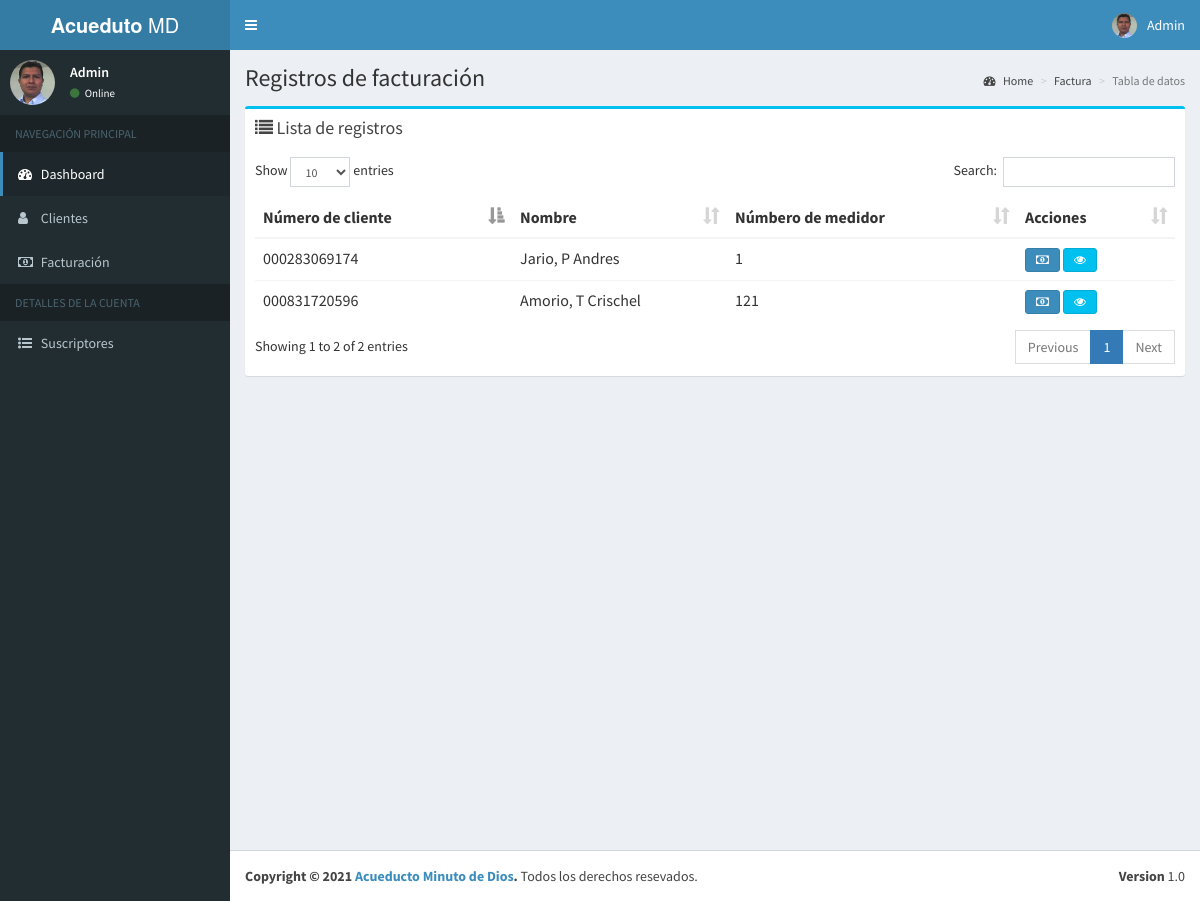
Screenshot of /admin/bill.php (signed in) with the database file from the repository.
### tables this page shows
CREATE TABLE `tblclientuser` (
  `id` int(10) NOT NULL,
  `username` varchar(50) NOT NULL,
  `password` varchar(60) NOT NULL,
  `clientID` varchar(60) NOT NULL,
  `acc_status` int(11) NOT NULL,
  `role` varchar(100) NOT NULL,
  `created_on` date NOT NULL,
  `name` varchar(100) NOT NULL
);

CREATE TABLE `tblclient` (
  `id` int(10) NOT NULL,
  `cnumber` varchar(250) NOT NULL,
  `lname` varchar(60) NOT NULL,
  `fname` varchar(60) NOT NULL,
  `mi` varchar(2) NOT NULL,
  `address` varchar(60) NOT NULL,
  `contact` varchar(15) NOT NULL,
  `created_on` varchar(100) NOT NULL,
  `status` int(11) NOT NULL,
  `meternum` varchar(100) NOT NULL,
  `todate` varchar(100) NOT NULL
);

### admin/includes/session.php (called while the page is built, shortened)
<?php
	include 'conn.php';
	$sql = "SELECT * FROM tblclientuser WHERE id = '".$_SESSION['userid']."'";
	$query = $conn->query($sql);
	$user = $query->fetch_assoc();
?>

### admin/bill.php (the view, shortened to what this page needs)
	<?php include "includes/header.php";?>
  <body class="skin-blue sidebar-mini">
    <div class="wrapper">
	 <?php include "includes/topnavbar.php";?>
	<?php include "includes/sidebar.php";?>
      <div class="content-wrapper">
        <section class="content-header">
          <h1>
          Registros de facturación
          </h1>
          <ol class="breadcrumb">
            <li><a href="#"><i class="fa fa-dashboard"></i> Home</a></li>
            <li><a href="#">Factura</a></li>
            <li class="active">Tabla de datos</li>
          </ol>
        </section>
        <section class="content">
           <div class="row">
            <div class="col-xs-12">
               <div class="box box-info">
                <div class="box-header">
                  <h3 class="box-title"><i class="fa fa-list"></i> Lista de registros</h3>
                </div>
                <div class="box-body table-responsive">
                  <table id="example1" class="table table-hover">
                    <thead>
                      <tr>
                        <th>Número de cliente</th>
                        <th>Nombre</th>
                        <th>Númbero de medidor</th>
                        <th>Acciones</th>
                      </tr>
                    </thead>
                    <tbody>
				        <?php
						$sql = "SELECT * FROM tblclient";
						$query = $conn->query($sql);
						while($row = $query->fetch_assoc()){
						?>
                        <tr>
							<td><?php echo $row['cnumber']; ?></td>
						    <td><?php echo $row['lname'].', '.$row['mi'].' '.$row['fname']; ?>	</td>
							<td><?php echo $row['meternum']; ?></td>
							<td>
							<a href="billPayment.php?q=<?php echo $row['cnumber']; ?>" class="btn btn-primary btn-sm"><span class="fa fa-money"></span></a>
						    <a href="viewBill.php?q=<?php echo $row['cnumber']; ?>" class="btn btn-info btn-sm"><i class="fa fa-eye"></i></a>
						  </td>
						  </tr>
						  <?php
						}
					  ?>
					</tbody>
                  </table>
                </div>
              </div>
            </div>
          </div>
        </section>
      </div>
     <?php require_once "includes/footer.php";?>
    </div>
  </body>
</html>

### admin/includes/topNavbar.php (shortened to what this page needs)
<header class="main-header">
    <a href="#" class="logo">
      <span class="logo-lg"><b>Acueduto</b> MD</span>
    </a>
    <nav class="navbar navbar-static-top" role="navigation">
      <a href="#" class="sidebar-toggle" data-toggle="offcanvas" role="button">
      </a>
      <div class="navbar-custom-menu">
        <ul class="nav navbar-nav">
          <li class="dropdown user user-menu">
            <a href="#" class="dropdown-toggle" data-toggle="dropdown">
              <img src="../dist/img/user0-128x128.jpg" class="user-image" alt="User Image" />
              <span class="hidden-xs"><?php echo $user['role'];?></span>
            </a>
          </li>
        </ul>
      </div>
    </nav>
  </header>

### admin/includes/sidebar.php
   <aside class="main-sidebar">
     <section class="sidebar">
       <div class="user-panel">
         <div class="pull-left image">
           <img src="../dist/img/user0-128x128.jpg" class="img-circle" alt="User Image" />
         </div>
         <div class="pull-left info">
           <p><?php echo $user['role'];?></p>
           <a href="#"><i class="fa fa-circle text-success"></i> Online</a>
         </div>
       </div>
       <ul class="sidebar-menu">
         <li class="header">NAVEGACIÓN PRINCIPAL</li>
         <li class="active treeview">
           <a href="dashboard.php">
             <i class="fa fa-dashboard"></i> <span>Dashboard</span>
           </a>
         </li>
         <li><a href="clients.php"><i class="fa fa-user"></i> <span>Clientes</span></a></li>
         <li><a href="bill.php"><i class="fa fa-money"></i> <span>Facturación</span></a></li>
<li class="header">DETALLES DE LA CUENTA</li>
         <li><a href="member.php"><i class="fa fa-list-ul" aria-hidden="true"></i> <span>Suscriptores</span></a></li>
       </ul>
     </section>
   </aside>

### rows the page displays
tblclientuser: role "Admin"
tblclient: cnumber "000283069174", lname "Jario", mi "P", fname "Andres", meternum "1"
tblclient: cnumber "000831720596", lname "Amorio", mi "T", fname "Crischel", meternum "121"
